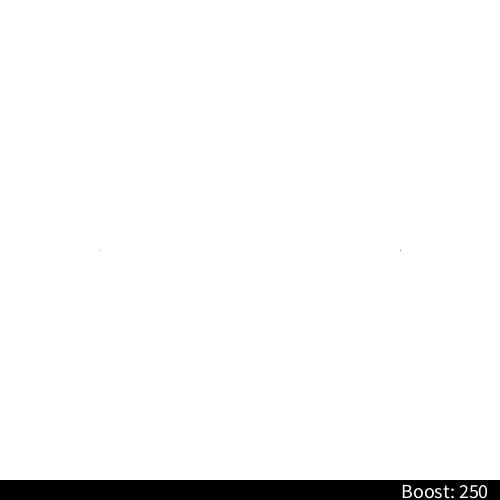
Frame 1 (no input)
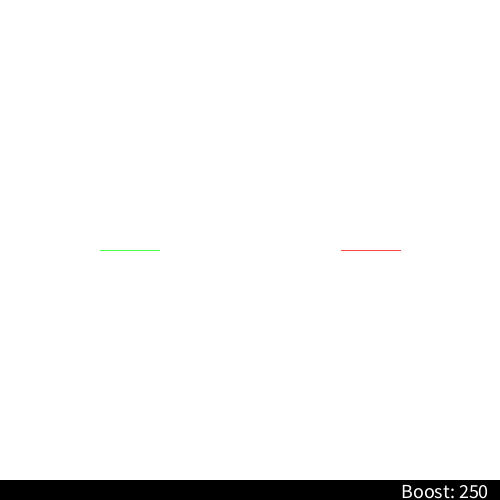
Frame 60 (the mouse pressed at the canvas centre just before this capture)
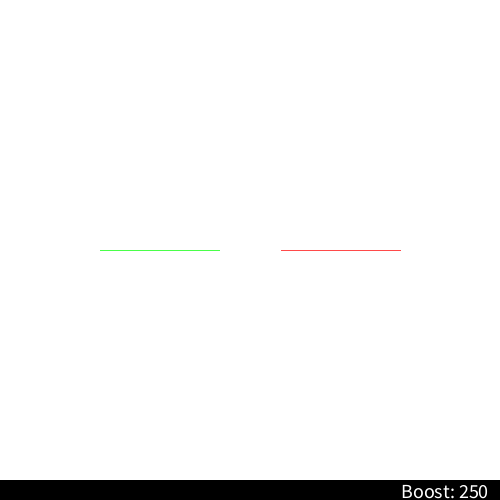
Frame 120 (the mouse held since frame 60 and released just before this capture)

The Processing sketch that drew these frames (run headless with seeded random() and noise(); from frame 60 on, the mouse is pressed at the canvas centre):

// Processing sketch: processing_78303
// ── processing_78303.pde

//Kelvin Pan
//Computer Programming 1
//Simon 16/17
//TRON:
//Website: awxrus.webs.com OR openprocessing.org
//10.30.12

/*
CONTROLS: WASD
 BOOST: SPACE
 RESET: R
 */

//variables
int x = 100; //HUMAN COORDINATES
int y = 250;
int direction = RIGHT; //HUMAN DIRECTION
int compx = 400; //COMP COORDINATES
int compy = 250;
int compdir = LEFT; //COMP DIRECTION
boolean gameOver = false; //GAME OVER
int boost = 250;
int compBoost = 250;
float count1 = random(0, 1); //COMPUTER COUNTER

//setup
void setup() {
  size(500, 500);
  background(255);
  frameRate(24);
  fill(0);
}

//draw
void draw() {
  if (gameOver == false) {
    if (get (x, y) != color (255, 255, 255)) { //COLOR CHECK
      endgametext();
      gameOver = true;
    }
    else if (get (compx, compy) != color (255)) {
      gameOver = true;
      endgametext2();
    }
    else {
      human();
      computer();
    }
  }
}

//human
void human() {
  if (boost > 0) { //COLOR FOR BOOSTING
    stroke (0, 255, 0);
  }
  else {
    stroke (0, 0, 255);
  }
  point(x, y); //LINE AND MOVEMENT
  if (direction == RIGHT) {
    if (keyPressed == true && key == ' ' && boost > 0) {
      point (x + 1, y);
      point (x + 2, y);
      x = x + 3;
      boost--;
    }
    else {
      x++;
    }
  }
  if (direction == LEFT) {
    if (keyPressed == true && key == ' ' && boost > 0) {
      point (x - 1, y);
      point (x - 2, y);
      x = x - 3;
      boost--;
    }
    else {
      x--;
    }
  }
  if (direction == UP) {
    if (keyPressed == true && key == ' ' && boost > 0) {
      point (x, y - 1);
      point (x, y - 2);
      y = y - 3;
      boost--;
    }
    else {
      y--;
    }
  }
  if (direction == DOWN) {
    if (keyPressed == true && key == ' ' && boost > 0) {
      point (x, y + 1);
      point (x, y + 2);
      y = y + 3;
      boost--;
    }
    else {
      y++;
    }
  }
  fill(0); //USER INTERFACE
  noStroke();
  rect(0, 480, 500, 20);
  fill(255); //BOOST COUNTER
  textAlign(CENTER);
  textSize(20);
  text("Boost: " + boost, 445, 498);
}

//KEY INPUT
void keyPressed() {
  if (key == 'a') {
    direction = LEFT;
  }
  if (key == 'd') {
    direction = RIGHT;
  }
  if (key == 'w') {
    direction = UP;
  }
  if (key == 's') {
    direction = DOWN;
  }
  if (key == 'r') {
    gameOver = true;
  }
}

//COMPUTER
void computer() {
  if (compBoost > 0) { //COLOR FOR BOOSTING
    stroke (255, 0, 0);
  }
  else {
    stroke (0, 0, 0);
  }
  point(compx, compy); //LINE AND MOVEMENT
  if (compdir == RIGHT) {
    compx++;
    if (get(compx + 1, compy) != color (255)) {
      compdir = DOWN;
    }
  }
  if (compdir == LEFT) {
    compx--;
    if (get(compx - 1, compy) != color (255)) {
      compdir = UP;
    }
  }
  if (compdir == UP) {
    compy--;
    if (get(compx, compy - 1) != color (255)) {
      compdir = RIGHT;
    }
  }
  if (compdir == DOWN) {
    compy++;
    if (get(compx + 1, compy) != color (255)) {
      compdir = LEFT;
    }
  }
}

//Endgame Text
void endgametext() {
  fill(0);
  smooth();
  textAlign(CENTER);
  textSize(20);
  text("You have lost the game! 'Tis only a flesh wound.", 250, 250);
}
void endgametext2() {
  fill(0);
  smooth();
  textAlign(CENTER);
  textSize(20);
  text("You have beat the machine!", 250, 250);
}
